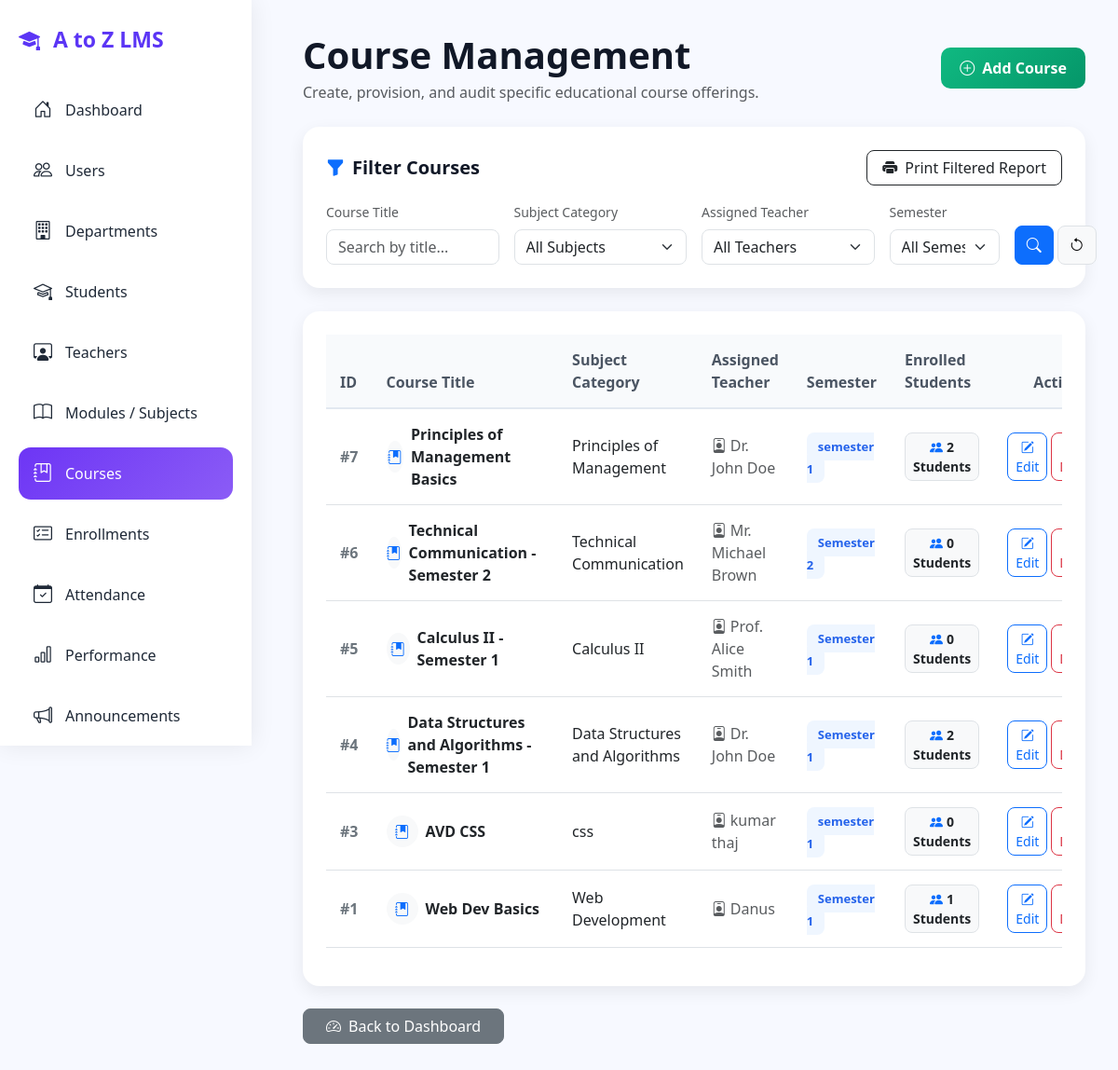
The page /admin/manage_courses.php on the database its author committed.
### tables this page shows
CREATE TABLE `course` (
  `CourseID` int(11) NOT NULL,
  `CourseTitle` varchar(150) NOT NULL,
  `CourseDescription` text DEFAULT NULL,
  `SubjectID` int(11) DEFAULT NULL,
  `TeacherID` int(11) DEFAULT NULL,
  `Semester` varchar(20) DEFAULT NULL,
  `CreatedDate` timestamp NOT NULL DEFAULT current_timestamp()
);

CREATE TABLE `subject` (
  `SubjectID` int(11) NOT NULL,
  `SubjectName` varchar(100) NOT NULL,
  `SubjectCode` varchar(50) NOT NULL,
  `DepartmentID` int(11) DEFAULT NULL,
  `CreatedDate` timestamp NOT NULL DEFAULT current_timestamp()
);

### admin/manage_courses.php (the view, shortened to what this page needs)
<?php
include("../config/db.php");
$search_title   = isset($_GET['search_title']) ? trim($_GET['search_title']) : '';
$query = "
SELECT c.*, s.SubjectName, u.full_name,
       (SELECT COUNT(e.CourseID) FROM Enrollment e WHERE e.CourseID = c.CourseID) as TotalStudents,
       (SELECT GROUP_CONCAT(CONCAT(us.full_name, '||', COALESCE(st.RegistrationNumber, 'N/A')) SEPARATOR ';;')
        FROM Enrollment e
        JOIN Student st ON e.StudentID = st.StudentID
        JOIN users us ON st.UserID = us.user_id
        WHERE e.CourseID = c.CourseID) as StudentDetails
FROM Course c
LEFT JOIN Subject s ON c.SubjectID = s.SubjectID
LEFT JOIN Teacher t ON c.TeacherID = t.TeacherID
LEFT JOIN users u ON t.UserID = u.user_id
WHERE 1=1
";
$query .= " ORDER BY c.CourseID DESC";
$result = $conn->query($query);
?>
<!DOCTYPE html>
<html lang="en">
<head>
<link href="https://cdn.jsdelivr.net/npm/bootstrap@5.3.3/dist/css/bootstrap.min.css" rel="stylesheet">
<link href="https://cdn.jsdelivr.net/npm/bootstrap-icons/font/bootstrap-icons.css" rel="stylesheet">
</head>
<body>
<div class="wrapper">
    <?php include("sidebar.php"); ?>
    <main class="content" id="content">
        <div class="topbar">
            <div class="left-title">
                <div>
                    <h1 class="fw-bold mb-1">Course Management</h1>
                    <p class="text-muted mb-0">Create, provision, and audit specific educational course offerings.</p>
                </div>
            </div>
            <div>
                <a href="add_course.php" class="btn-gradient-success">
                    <i class="bi bi-plus-circle me-2"></i>Add Course
                </a>
            </div>
        </div>
        <div class="section-box filter-card mt-2">
            <div class="d-flex justify-content-between align-items-center mb-3">
                <h5 class="fw-semibold mb-0"><i class="bi bi-funnel-fill text-primary me-2"></i>Filter Courses</h5>
                <button onclick="window.print()" class="btn btn-outline-dark rounded-3 px-3">
                    <i class="bi bi-printer-fill me-2"></i>Print Filtered Report
                </button>
            </div>
            <form method="GET" action="" class="row g-3">
                <div class="col-md-3">
                    <label class="form-label small fw-medium text-muted">Course Title</label>
                    <input type="text" name="search_title" class="form-control rounded-3" placeholder="Search by title..." value="<?= htmlspecialchars($search_title) ?>">
                </div>
                <div class="col-md-3">
                    <label class="form-label small fw-medium text-muted">Subject Category</label>
                    <select name="subject_id" class="form-select rounded-3">
                        <option value="">All Subjects</option>
                    </select>
                </div>
                <div class="col-md-3">
                    <label class="form-label small fw-medium text-muted">Assigned Teacher</label>
                    <select name="teacher_id" class="form-select rounded-3">
                        <option value="">All Teachers</option>
                    </select>
                </div>
                <div class="col-md-2">
                    <label class="form-label small fw-medium text-muted">Semester</label>
                    <select name="semester" class="form-select rounded-3">
                        <option value="">All Semesters</option>
                    </select>
                </div>
                <div class="col-md-1 d-flex align-items-end gap-1">
                    <button type="submit" class="btn btn-primary w-100 rounded-3 py-2" title="Apply Filters"><i class="bi bi-search"></i></button>
                    <a href="manage_courses.php" class="btn btn-light border w-100 rounded-3 py-2" title="Reset Filters"><i class="bi bi-arrow-counterclockwise"></i></a>
                </div>
            </form>
        </div>
        <div class="section-box">
            <div class="table-responsive">
                <table class="table custom-table table-hover align-middle" id="courseTable">
                    <thead>
                        <tr>
                            <th style="width: 6%;">ID</th>
                            <th style="width: 24%;">Course Title</th>
                            <th style="width: 15%;">Subject Category</th>
                            <th style="width: 15%;">Assigned Teacher</th>
                            <th style="width: 10%;">Semester</th>
                            <th style="width: 18%;">Enrolled Students</th>
                            <th style="width: 12%;" class="text-center action-column">Action</th>
                        </tr>
                    </thead>
                    <tbody>
                    <?php if ($result && $result->num_rows > 0) { ?>
                        <?php while($row = $result->fetch_assoc()) {
                            $rawStudentDetails = !empty($row['StudentDetails']) ? $row['StudentDetails'] : '';
                        ?>
                        <tr>
                            <td class="fw-bold text-secondary">#<?= htmlspecialchars($row['CourseID']) ?></td>
                            <td>
                                <div class="d-flex align-items-center gap-2">
                                    <div class="bg-light text-primary rounded-circle d-flex align-items-center justify-content-center no-print" style="width: 34px; height: 34px; font-size: 15px;">
                                        <i class="bi bi-journal-bookmark-fill"></i>
                                    </div>
                                    <span class="fw-semibold text-dark"><?= htmlspecialchars($row['CourseTitle']) ?></span>
                                </div>
                            </td>
                            <td><span class="text-dark fw-medium"><?= htmlspecialchars($row['SubjectName'] ?? 'Unassigned') ?></span></td>
                            <td>
                                <span class="text-muted">
                                    <i class="bi bi-person-badge me-1 no-print"></i><?= htmlspecialchars($row['full_name'] ?? 'Not Appointed') ?>
                                </span>
                            </td>
                            <td><span class="badge-semester"><?= htmlspecialchars($row['Semester']) ?></span></td>
                            <td>
                                <button type="button" class="btn btn-sm btn-light border text-dark fw-bold rounded-3 px-2 no-print"
                                        data-bs-toggle="modal"
                                        data-bs-target="#studentModal"
                                        data-course="<?= htmlspecialchars($row['CourseTitle']) ?>"
                                        data-count="<?= $row['TotalStudents'] ?>"
                                        data-details="<?= htmlspecialchars($rawStudentDetails) ?>">
                                    <i class="bi bi-people-fill text-primary me-1"></i><?= $row['TotalStudents'] ?> Students
                                </button>
                            </td>
                            <td class="action-column">
                                <div class="d-flex justify-content-center gap-1 action-buttons">
                                    <a href="edit_course.php?id=<?= $row['CourseID'] ?>" class="btn btn-outline-primary btn-sm rounded-3 px-2">
                                        <i class="bi bi-pencil-square"></i> Edit
                                    </a>
                                    <button onclick="confirmDelete(<?= $row['CourseID'] ?>)" class="btn btn-outline-danger btn-sm rounded-3 px-2">
                                    </button>
                                </div>
                            </td>
                        </tr>
                        <?php } ?>
                    <?php } else { ?>
                        <tr>
                            <td colspan="7" class="text-center py-4 text-muted">No course records discovered in the system inventory.</td>
                        </tr>
                    <?php } ?>
                    </tbody>
                </table>
            </div>
        </div>
        <div class="mt-4 no-print">
            <a href="dashboard.php" class="btn btn-secondary rounded-3 px-4">
                <i class="bi bi-speedometer2 me-2"></i>Back to Dashboard
            </a>
        </div>
    </main>
</div>
</body>
</html>

### admin/sidebar.php (shortened to what this page needs)
<?php
$current_page = basename($_SERVER['PHP_SELF']);
?>
<aside class="sidebar" id="sidebar">
    <div class="logo">
        <i class="bi bi-mortarboard-fill"></i>
        <span>A to Z LMS</span>
    </div>
    <ul class="menu">
        <li>
            <a href="dashboard.php" class="<?= ($current_page == 'dashboard.php') ? 'active' : '' ?>">
                <i class="bi bi-house-door"></i><span>Dashboard</span>
            </a>
        </li>
        <li>
            <a href="manage_users.php" class="<?= ($current_page == 'manage_users.php') ? 'active' : '' ?>">
                <i class="bi bi-people"></i><span>Users</span>
            </a>
        </li>
        <li>
            <a href="manage_departments.php" class="<?= ($current_page == 'manage_departments.php') ? 'active' : '' ?>">
                <i class="bi bi-building"></i><span>Departments</span>
            </a>
        </li>
        <li>
            <a href="manage_students.php" class="<?= in_array($current_page, ['manage_students.php', 'add_student.php', 'edit_student.php']) ? 'active' : '' ?>">
                <i class="bi bi-mortarboard"></i><span>Students</span>
            </a>
        </li>
        <li>
            <a href="manage_teachers.php" class="<?= ($current_page == 'manage_teachers.php') ? 'active' : '' ?>">
                <i class="bi bi-person-workspace"></i><span>Teachers</span>
            </a>
        </li>
        <li>
            <a href="manage_subjects.php" class="<?= ($current_page == 'manage_subjects.php') ? 'active' : '' ?>">
                <i class="bi bi-book"></i><span>Modules / Subjects</span>
            </a>
        </li>
        <li>
            <a href="manage_courses.php" class="<?= ($current_page == 'manage_courses.php') ? 'active' : '' ?>">
                <i class="bi bi-journal-bookmark"></i><span>Courses</span>
            </a>
        </li>
        <li>
            <a href="manage_enrollment.php" class="<?= ($current_page == 'manage_enrollment.php') ? 'active' : '' ?>">
                <i class="bi bi-card-checklist"></i><span>Enrollments</span>
            </a>
        </li>
        <li>
            <a href="attendance_report.php" class="<?= ($current_page == 'attendance_report.php') ? 'active' : '' ?>">
                <i class="bi bi-calendar-check"></i><span>Attendance</span>
            </a>
        </li>
        <li>
            <a href="performance_report.php" class="<?= ($current_page == 'performance_report.php') ? 'active' : '' ?>">
                <i class="bi bi-bar-chart"></i><span>Performance</span>
            </a>
        </li>
        <li>
            <a href="announcements.php" class="<?= ($current_page == 'announcements.php') ? 'active' : '' ?>">
                <i class="bi bi-megaphone"></i><span>Announcements</span>
            </a>
        </li>
    </ul>
</aside>

### admin/manage_courses.php (style rules this page uses)
body { margin: 0; font-family: 'Segoe UI', sans-serif; background: #f7f9ff; color: #111827; }
.wrapper { display: flex; width: 100%; min-height: 100vh; }
.content { margin-left: 290px; padding: 35px; width: calc(100% - 290px); transition: all .3s ease; }
.topbar { display: flex; justify-content: space-between; align-items: center; margin-bottom: 25px; gap: 20px; }
.left-title { display: flex; align-items: center; gap: 15px; }
.section-box { background: white; border-radius: 18px; padding: 25px; margin-top: 25px; box-shadow: 0 6px 18px rgba(0,0,0,0.07); }
.btn-gradient-success { background: linear-gradient(135deg, #10b981, #059669); color: white; font-weight: 600; border: none; border-radius: 10px; padding: 10px 20px; text-decoration: none; display: inline-flex; align-items: center; transition: all 0.2s ease; }
.custom-table th { background-color: #f8fafc; color: #4b5563; font-weight: 600; border-bottom: 2px solid #e2e8f0; padding: 15px; }
.custom-table td { padding: 15px; vertical-align: middle; }
.badge-semester { background-color: #eff6ff; color: #2563eb; padding: 6px 12px; border-radius: 8px; font-size: 13px; font-weight: 600; }

### admin/sidebar.php (style rules this page uses)
.sidebar { width: 270px; height: 100vh; background: #fff; padding: 25px 20px; position: fixed; left: 0; top: 0; box-shadow: 0 0 25px rgba(0,0,0,0.08); overflow-y: auto; overflow-x: hidden; transition: all .3s ease; z-index: 1000; }
.logo { font-size: 23px; font-weight: 700; color: #5b35f5; margin-bottom: 30px; white-space: nowrap; }
.logo i { margin-right: 8px; }
.menu { list-style: none; padding: 0; margin: 0; }
.menu li { margin-bottom: 9px; }
.menu a { text-decoration: none; display: flex; align-items: center; gap: 13px; color: #1f2937; padding: 13px 15px; border-radius: 13px; font-weight: 500; white-space: nowrap; transition: all 0.2s ease; }
.menu a i { font-size: 20px; min-width: 22px; text-align: center; }
.menu a:hover, .menu a.active { background: linear-gradient(135deg, #6d35f5, #8b5cf6); color: white; }

### rows shown on the page
course: CourseID "7", CourseTitle "Principles of Management Basics", SubjectID.SubjectName "Principles of Management", full_name "Dr. John Doe", Semester "semester 1", TotalStudents "2"
course: CourseID "6", CourseTitle "Technical Communication - Semester 2", SubjectID.SubjectName "Technical Communication", full_name "Mr. Michael Brown", Semester "Semester 2", TotalStudents "0"
course: CourseID "5", CourseTitle "Calculus II - Semester 1", SubjectID.SubjectName "Calculus II", full_name "Prof. Alice Smith", Semester "Semester 1", TotalStudents "0"
course: CourseID "4", CourseTitle "Data Structures and Algorithms - Semester 1", SubjectID.SubjectName "Data Structures and Algorithms", full_name "Dr. John Doe", Semester "Semester 1", TotalStudents "2"
course: CourseID "3", CourseTitle "AVD CSS", SubjectID.SubjectName "css", full_name "kumar thaj", Semester "semester 1", TotalStudents "0"
course: CourseID "1", CourseTitle "Web Dev Basics", SubjectID.SubjectName "Web Development", full_name "Danus", Semester "Semester 1", TotalStudents "1"
